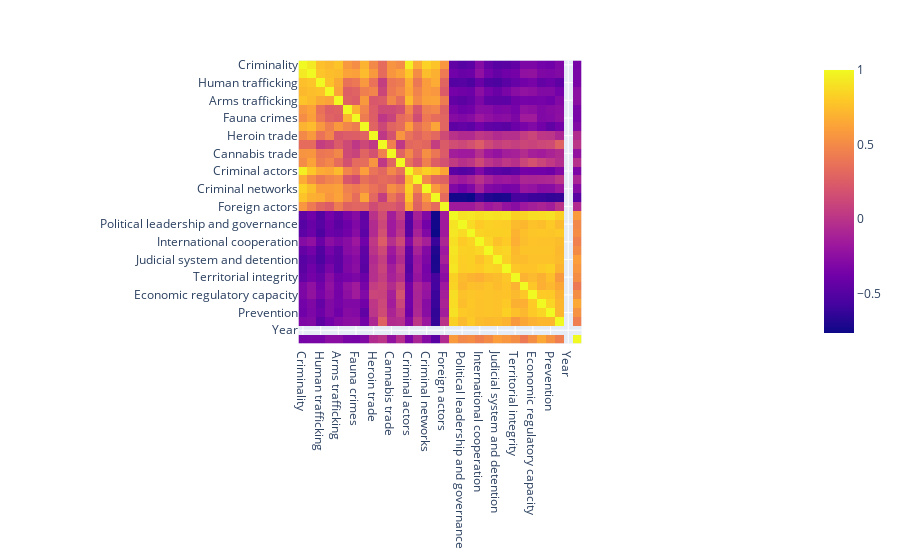

The notebook cell this image was saved under:
### Code cell
# Create a heatmap
numeric_df = df.select_dtypes(include=['float64', 'int64'])
fig5 = px.imshow(numeric_df.corr())
fig5.show()

### Figure 1 — Plotly figure (JSON) as saved in the notebook; plotly's stock layout.template omitted (floating-point values rounded to 4 significant figures; data arrays with more than 128 entries replaced by an {"elided": "..."} marker saying what was removed)
{"data": [{"coloraxis": "coloraxis", "hovertemplate": "x: %{x}<br>y: %{y}<br>color: %{z}<extra></extra>", "name": "0", "type": "heatmap", "x": ["Criminality", "Criminal markets", "Human trafficking", "Human smuggling", "Arms trafficking", "Flora crimes", "Fauna crimes", "Non-renewable resource crimes", "Heroin trade", "Cocaine trade", "Cannabis trade", "Synthetic drug trade", "Criminal actors", "Mafia-style groups", "Criminal networks", "State-embedded actors", "Foreign actors", "Resilience", "Political leadership and governance", "Government transparency and accountability", "International cooperation", "National policies and laws", "Judicial system and detention", "Law enforcement", "Territorial integrity", "Anti-money laundering", "Economic regulatory capacity", "Victim and witness support", "Prevention", "Non-state actors", "Year", "GDP_per_capita"], "xaxis": "x", "y": ["Criminality", "Criminal markets", "Human trafficking", "Human smuggling", "Arms trafficking", "Flora crimes", "Fauna crimes", "Non-renewable resource crimes", "Heroin trade", "Cocaine trade", "Cannabis trade", "Synthetic drug trade", "Criminal actors", "Mafia-style groups", "Criminal networks", "State-embedded actors", "Foreign actors", "Resilience", "Political leadership and governance", "Government transparency and accountability", "International cooperation", "National policies and laws", "Judicial system and detention", "Law enforcement", "Territorial integrity", "Anti-money laundering", "Economic regulatory capacity", "Victim and witness support", "Prevention", "Non-state actors", "Year", "GDP_per_capita"], "yaxis": "y", "z": {"elided": "32x32 float values"}}], "layout": {"coloraxis": {"colorscale": [[0, "#0d0887"], [0.1111, "#46039f"], [0.2222, "#7201a8"], [0.3333, "#9c179e"], [0.4444, "#bd3786"], [0.5556, "#d8576b"], [0.6667, "#ed7953"], [0.7778, "#fb9f3a"], [0.8889, "#fdca26"], [1, "#f0f921"]]}, "margin": {"t": 60}, "xaxis": {"anchor": "y", "constrain": "domain", "domain": [0, 1], "scaleanchor": "y"}, "yaxis": {"anchor": "x", "autorange": "reversed", "constrain": "domain", "domain": [0, 1]}}}
